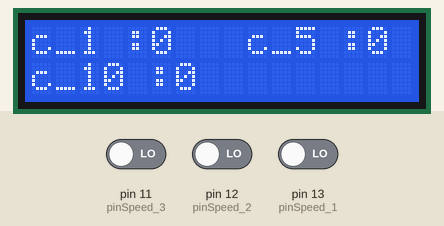
The sketch below on a simulated Arduino Uno, built with avr-gcc and run on an emulated ATmega328P. Shown: 16×2 character LCD. The inputs (shaded band) are chosen by the test bench; at power-on: pin 11 (pinSpeed_3) LOW, pin 12 (pinSpeed_2) LOW, pin 13 (pinSpeed_1) LOW. What the sketch prints to the serial monitor is not drawn.

Above: at 2.2 s.
2.3 s: pin 11 (pinSpeed_3) driven HIGH
At 3.5 s:
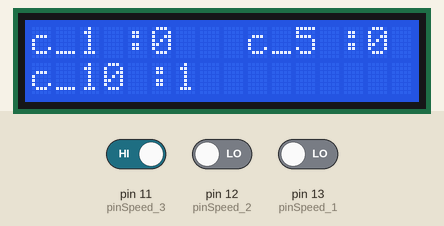
3.8 s: pin 12 (pinSpeed_2) driven HIGH
At 4.7 s:
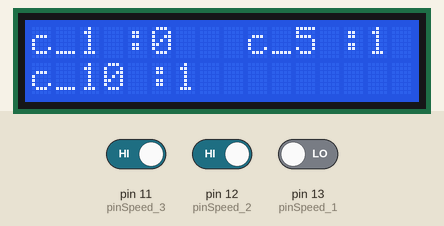
5.3 s: pin 13 (pinSpeed_1) driven HIGH
At 5.7 s:
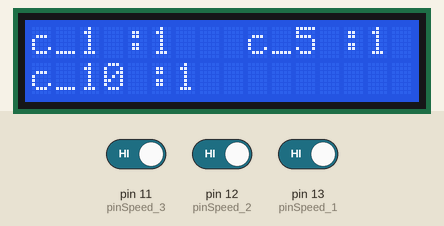
Timing chart, 0 to 8.3 s (numbered marks = the images above; inputs shaded):
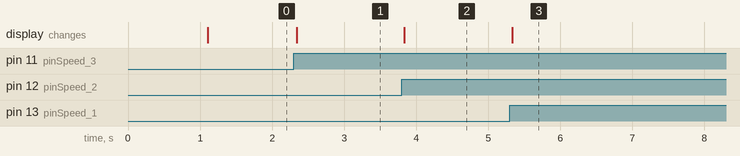

The sketch:

SpeedLCD.ino
```cpp
#include <Wire.h>
#include <LiquidCrystal_I2C.h>
LiquidCrystal_I2C lcd(0x27, 16, 2);


int pinSpeed_1 = 13;
int pinSpeed_2 = 12;
int pinSpeed_3 = 11;

int state_Speed_1 = 0;
int state_Speed_2 = 0;
int state_Speed_3 = 0;

int coin_10 = 0 ;
int coin_5 = 0 ;
int coin_1 = 0 ;

int oneClink_1 = 0;
int oneClink_2 = 0;
int oneClink_3 = 0;

void setup() {
  // put your setup code here, to run once:
  Serial.begin(9600);
  Serial.println("Micro Projects TH");

  pinMode(pinSpeed_1, INPUT);
  pinMode(pinSpeed_2, INPUT);
  pinMode(pinSpeed_3, INPUT);


  lcd.begin();
  lcd.print("Hello");
  lcd.setCursor(0, 1);
  lcd.print("Micro Project TH");

  delay(1000);

  lcd.clear();

}

void loop() {
  // put your main code here, to run repeatedly:
  state_Speed_1 = digitalRead(pinSpeed_1);
  state_Speed_2 = digitalRead(pinSpeed_2);
  state_Speed_3 = digitalRead(pinSpeed_3);

//  Serial.print("state_Speed_1 : "); Serial.println(state_Speed_1);
//  Serial.print("state_Speed_2 : "); Serial.println(state_Speed_2);
//  Serial.print("state_Speed_3 : "); Serial.println(state_Speed_3);


  if (state_Speed_1 == 1) {
    if (oneClink_1 == 0) {
      oneClink_1 = 1;
      coin_1 ++;
    }
  }
  else if (state_Speed_1 == 0 ) {
    oneClink_1 = 0;
  }


  if (state_Speed_2 == 1) {
    if (oneClink_2 == 0) {
      oneClink_2 = 1;
      coin_5++;
    }
  }
  else if (state_Speed_2 == 0 ) {
    oneClink_2 = 0;
  }


  if (state_Speed_3 == 1) {
    if (oneClink_3 == 0) {
      oneClink_3 = 1;
      coin_10 ++;
    }
  }
  else if (state_Speed_3 == 0 ) {
    oneClink_3 = 0;
  }


//  Serial.print("coin_1 : "); Serial.println(coin_1);
//  Serial.print("coin_5 : "); Serial.println(coin_5);
//  Serial.print("coin_10 : "); Serial.println(coin_10);
//
//
//  Serial.println("************************************************");
//  Serial.println("************************************************");
//  Serial.println();


  lcd.setCursor(0, 0);
  lcd.print("c_1 :");
  lcd.print(coin_1);


  lcd.setCursor(9, 0);
  lcd.print("c_5 :");
  lcd.print(coin_5);

  lcd.setCursor(0, 1);
  lcd.print("c_10 :");
  lcd.print(coin_10);
//  delay(1000);


}
```

Measured:
- after the input at 2.3 s, the display: changes at once (image 1)
- after the input at 3.8 s, the display: changes at once (image 2)
- after the input at 5.3 s, the display: changes at once (image 3)
